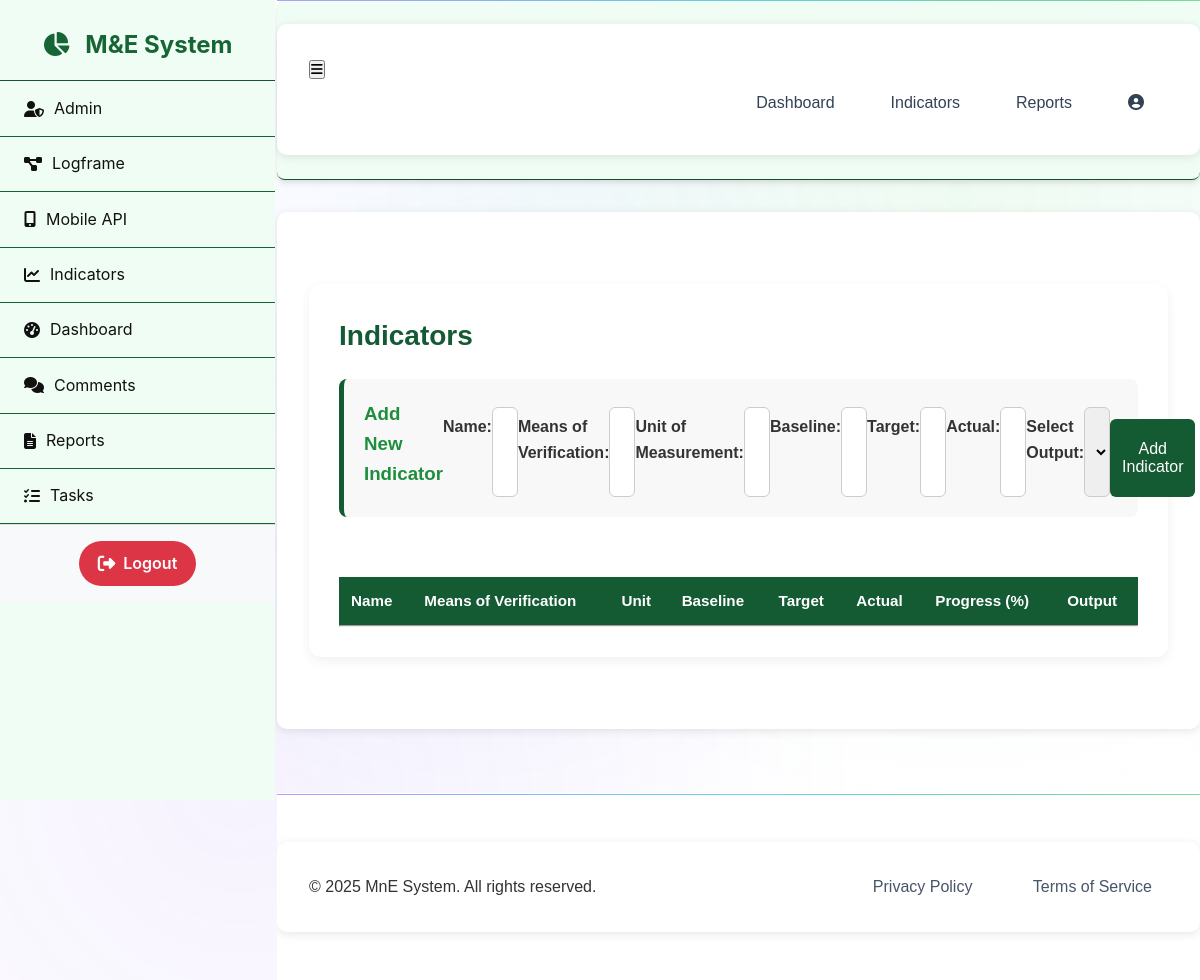
Before: /api/v1/logframe/indicators/ with the older database file.
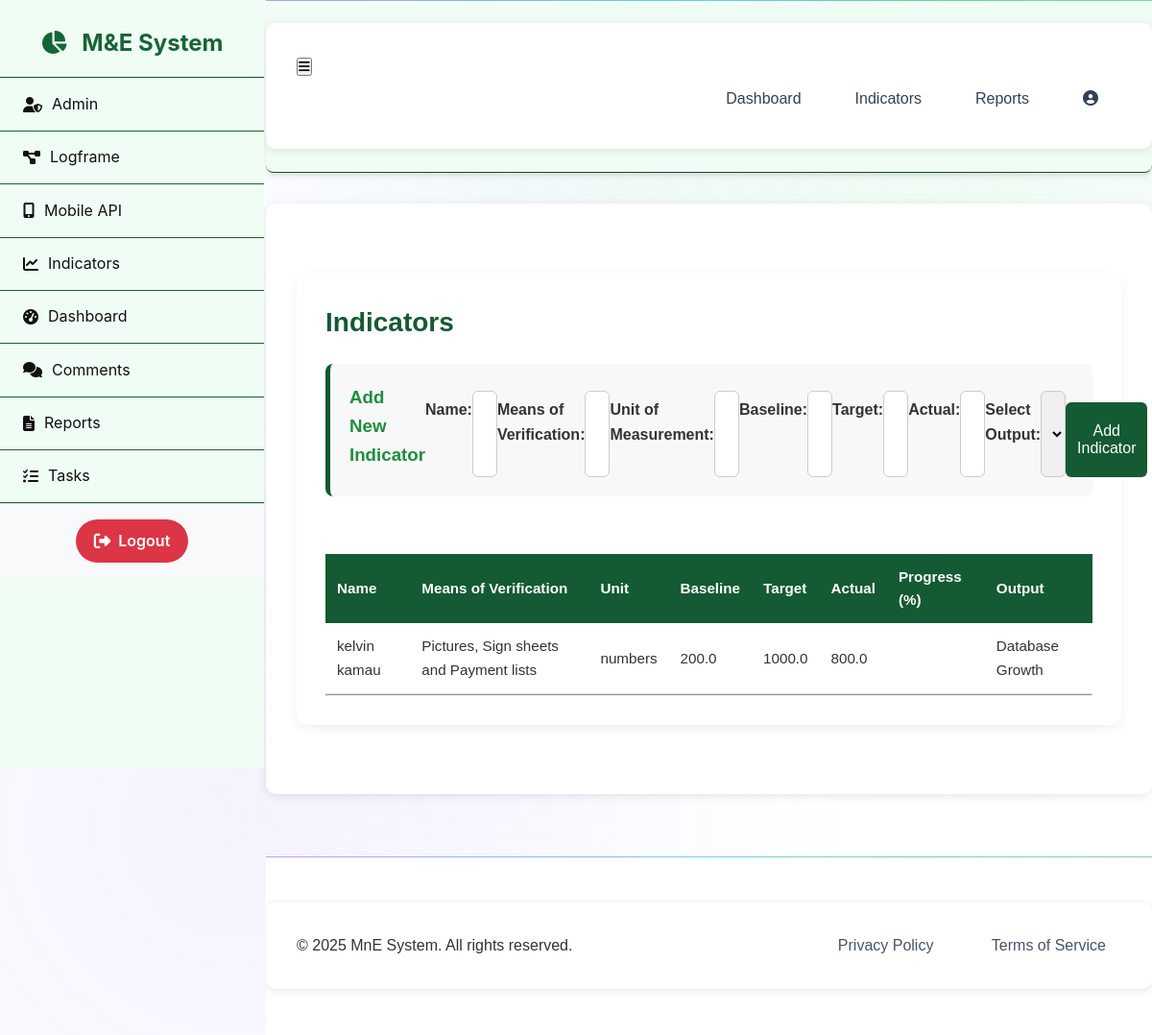
After: the same page with the newer database file.
### logframe/models.py (models this page shows, shortened)
class Indicator(models.Model):
    output = models.ForeignKey(Output, related_name='indicators', on_delete=models.CASCADE)
    name = models.CharField(max_length=255)
    means_of_verification = models.TextField()
    unit_of_measurement = models.CharField(max_length=100, blank=True)
    baseline = models.FloatField(default=0)
    target = models.FloatField(default=0)
    actual = models.FloatField(default=0)

class Output(models.Model):
    outcome = models.ForeignKey(Outcome, related_name='outputs', on_delete=models.CASCADE)
    title = models.CharField(max_length=255)
    description = models.TextField(blank=True)

### logframe/views.py (the view)
# urls.py: path('indicators/', views.indicators_view, name='indicators-ui'),
def indicators_view(request):
    indicators = Indicator.objects.all()
    outputs = Output.objects.all()
    return render(request, 'logframe/indicators.html', {
        'indicators': indicators,
        'outputs': outputs
    })

### templates/logframe/indicators.html (shortened to what this page needs)
{% extends 'base.html' %}
{% load static %}
{% block content %}
<link rel="stylesheet" href="{% static 'css/indicators.css' %}">
<div class="indicator-container">
  <h2>Indicators</h2>
     <div class="indicator-form">
  <h3>Add New Indicator</h3>
  <form id="indicator-form" method="POST">
    <label>Name:</label>
    <input type="text" name="name" required>
    <label>Means of Verification:</label>
    <input type="text" name="means_of_verification" required>
    <label>Unit of Measurement:</label>
    <input type="text" name="unit_of_measurement" required>
    <label>Baseline:</label>
    <input type="number" step="0.01" name="baseline" required>
    <label>Target:</label>
    <input type="number" step="0.01" name="target" required>
    <label>Actual:</label>
    <input type="number" step="0.01" name="actual" required>
    <label>Select Output:</label>
    <select name="output" required>
      <option value="">-- Choose Output --</option>
    </select>
    <button type="submit">Add Indicator</button>
  </form>
  </div>
   <div class="indicator-table">
  <table>
    <thead>
      <tr>
        <th>Name</th>
        <th>Means of Verification</th>
        <th>Unit</th>
        <th>Baseline</th>
        <th>Target</th>
        <th>Actual</th>
        <th>Progress (%)</th>
        <th>Output</th>
      </tr>
    </thead>
    <tbody>
      {% for indicator in indicators %}
        <tr>
          <td>{{ indicator.name }}</td>
          <td>{{ indicator.means_of_verification }}</td>
          <td>{{ indicator.unit_of_measurement }}</td>
          <td>{{ indicator.baseline }}</td>
          <td>{{ indicator.target }}</td>
          <td>{{ indicator.actual }}</td>
          <td>{{ indicator.progress }}</td>
          <td>{{ indicator.output.title }}</td>
        </tr>
      {% endfor %}
    </tbody>
  </table>
  </div>
  <hr>
</div>
{% endblock %}

### templates/base.html (shortened to what this page needs)
{% load static %}
<!DOCTYPE html>
<html lang="en">
<head>
  <link rel="stylesheet" href="https://cdnjs.cloudflare.com/ajax/libs/font-awesome/6.4.0/css/all.min.css">
  <link rel="stylesheet" href="{% static 'css/styles.css' %}">
  <link rel="stylesheet" href="{% static 'css/sidebar.css' %}">
  <link rel="stylesheet" href="{% static 'css/dashboard.css' %}">
  <link rel="stylesheet" href="{% static 'css/logframe.css' %}">
  <link rel="stylesheet" href="{% static 'css/goals.css' %}">
  <link rel="stylesheet" href="{% static 'css/outcomes.css' %}">
  <link rel="stylesheet" href="{% static 'css/outputs.css' %}">
  <link rel="stylesheet" href="{% static 'css/indicators.css' %}">
</head>
<body>
    <div class="main-wrapper">
  {% include 'includes/sidebar.html' %}
{% include 'includes/navbar.html' %}
    <main class="container main-content">
      {% block content %}{% endblock %}
    </main>
    <footer class="footer">
      <div class="container">
        <p>&copy; 2025 MnE System. All rights reserved.</p>
        <div class="footer-links">
          <a href="#">Privacy Policy</a>
          <a href="#">Terms of Service</a>
        </div>
      </div>
    </footer>
  </div>
</body>
</html>

### templates/includes/sidebar.html (shortened to what this page needs)
{% load static %}
<div class="sidebar-wrapper">
    <aside class="sidebar">
        <div class="sidebar-header">
            <h2><i class="fas fa-chart-pie"></i> <span class="logo-text">M&E System</span></h2>
        </div>
        <nav class="sidebar-nav">
            <ul>
                <li><a href="/admin/" class="{% if request.path == '/admin/' %}active{% endif %}"><i class="fas fa-user-shield"></i><span class="nav-text">Admin</span></a></li>
                <li><a href="/api/v1/logframe/" class="{% if request.path == '/api/v1/logframe/' %}active{% endif %}"><i class="fas fa-project-diagram"></i><span class="nav-text">Logframe</span></a></li>
                <li><a href="/api/v1/mobile/" class="{% if request.path == '/api/v1/mobile/' %}active{% endif %}"><i class="fas fa-mobile-alt"></i><span class="nav-text">Mobile API</span></a></li>
                <li><a href="/api/v1/indicators/" class="{% if request.path == '/api/v1/indicators/' %}active{% endif %}"><i class="fas fa-chart-line"></i><span class="nav-text">Indicators</span></a></li>
                <li><a href="/api/v1/dashboard/" class="{% if request.path == '/api/v1/dashboard/' %}active{% endif %}"><i class="fas fa-tachometer-alt"></i><span class="nav-text">Dashboard</span></a></li>
                <li><a href="/api/v1/comments/" class="{% if request.path == '/api/v1/comments/' %}active{% endif %}"><i class="fas fa-comments"></i><span class="nav-text">Comments</span></a></li>
                <li><a href="/api/v1/reports/" class="{% if request.path == '/api/v1/reports/' %}active{% endif %}"><i class="fas fa-file-alt"></i><span class="nav-text">Reports</span></a></li>
                <li><a href="/api/v1/tasks/" class="{% if request.path == '/api/v1/tasks/' %}active{% endif %}"><i class="fas fa-tasks"></i><span class="nav-text">Tasks</span></a></li>
            </ul>
        </nav>
             <div class="sidebar-footer">
               <a href="{% url 'logout' %}" id="logout-link" class="logout-button">
                   <i class="fas fa-sign-out-alt"></i>
                  <span>Logout</span>
               </a>
             </div>
    </aside>
</div>

### templates/includes/navbar.html (shortened to what this page needs)
<header class="navbar">
  <div class="container">
    <div class="mobile-header">
      <button class="sidebar-toggle-mobile" id="sidebarToggleBtn">
        <i class="fas fa-bars"></i>
      </button>
    </div>
    <nav>
      <ul class="nav-links">
        <li><a href="/api/v1/dashboard/" class="{% if request.path == '/api/v1/dashboard/' %}active{% endif %}">Dashboard</a></li>
        <li><a href="/api/v1/indicators/" class="{% if request.path == '/api/v1/indicators/' %}active{% endif %}">Indicators</a></li>
        <li><a href="/api/v1/reports/" class="{% if request.path == '/api/v1/reports/' %}active{% endif %}">Reports</a></li>
        <li class="user-profile-nav">
          <a href="#">
            <i class="fas fa-user-circle"></i>
          </a>
        </li>
      </ul>
    </nav>
  </div>
</header>

### static/css/sidebar.css (style rules this page uses)
.sidebar { position: fixed; top: 0; left: 0; height: 100vh; width: 275px; background-color: #f0fdf4; color: #166534; padding-top: 10px; z-index: 1000; transition: transform 0.3s ease-in-out; overflow-y: auto; }
.sidebar-header { text-align: center; padding: 1rem; font-size: 1rem; border-bottom: 1px solid #14532d; }
.sidebar .logo-text { margin-left: 10px; }
.sidebar-nav ul { list-style: none; padding: 0; margin: 0; }
.sidebar-nav li { border-bottom: 1px solid #166534; }
.sidebar-nav a { display: flex; align-items: center; color: #111111; text-decoration: none; padding: 0.9rem 1.5rem; transition: background 0.2s ease; }
.sidebar-nav i { margin-right: 10px; }
.sidebar-footer { margin-top: auto; padding: 1rem; border-top: 1px solid #ddd; text-align: center; background-color: #f8f9fa; }
.logout-button { display: inline-flex; align-items: center; justify-content: center; gap: 0.5rem; background-color: #dc3545; color: white; padding: 0.6rem 1.2rem; border-radius: 30px; font-weight: 600; text-decoration: none; transition: background-color 0.3s ease; }
.logout-button i { font-size: 1.1rem; }

### static/css/dashboard.css (style rules this page uses)
header { margin-bottom: 2rem; background-color: #e0f2f1; padding: 1rem; border-radius: 8px; box-shadow: 0 0 10px #14532d; color:#05883c }
h3 { color: #1e8e3e; margin-bottom: 0.5rem; }

### static/css/logframe.css (style rules this page uses)
.container { padding: 2rem; max-width: 1200px; margin: 0 auto; background: #ffffff; border-radius: 10px; box-shadow: 0 2px 10px rgba(0, 0, 0, 0.1); font-family: 'Arial', sans-serif; color: #333; }

### static/css/indicators.css (style rules this page uses)
.indicator-container { max-width: 1000px; margin: 40px auto; padding: 30px; background-color: #ffffff; border-radius: 12px; box-shadow: 0 4px 12px rgba(0, 0, 0, 0.06); }
.indicator-container h2 { color: #145A32; margin-bottom: 20px; font-weight: 600; font-size: 28px; }
.indicator-form { margin-bottom: 40px; background-color: #f8f8f8; padding: 20px; border-left: 5px solid #145A32; border-radius: 8px; display: flex; }
.indicator-form form { display: flex; flex-direction: row; }
.indicator-form label { margin-top: 15px; font-weight: 600; color: #333; }
.indicator-form input, .indicator-form textarea, .indicator-form select { margin-top: 8px; padding: 12px; border: 1px solid #ccc; border-radius: 6px; font-size: 1rem; resize: vertical; width: 100%; box-sizing: border-box; }
.indicator-form button { margin-top: 20px; background-color: #145A32; color: white; border: none; padding: 12px; font-size: 1rem; border-radius: 6px; cursor: pointer; transition: background-color 0.3s ease; }
.indicator-table { overflow-x: auto; }
.indicator-table table { width: 100%; border-collapse: collapse; font-size: 0.95rem; min-width: 600px; margin-top: 20px; }
.indicator-table th { background-color: #145A32; color: white; text-align: left; padding: 12px; }
.indicator-table td { padding: 12px; border-bottom: 1px solid #ddd; }

Changed rows visible on the page:
added Indicator: name "kelvin kamau", means_of_verification "Pictures, Sign sheets and Payment lists", unit_of_measurement "numbers", baseline "200.0", target "1000.0", actual "800.0", output "Database Growth"
